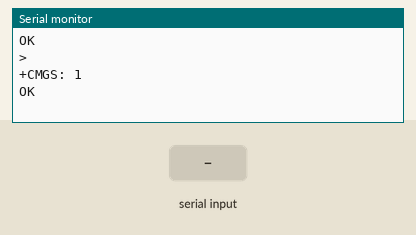
A sketch run on a simulated Arduino Uno, built with avr-gcc and run on an emulated ATmega328P. Parts: the last lines printed to the serial monitor. The test bench sets the inputs (shaded band). The modem accepts every AT command (registered, SIM ready, sends succeed) and sends nothing else.

Above: at 3.1 s.
3.2 s: "1" received over the second serial link
At 4.3 s:
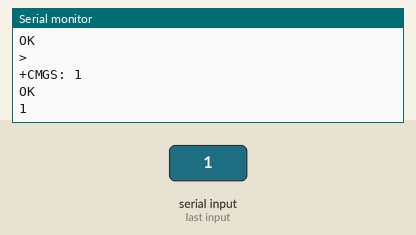
4.7 s: "0" received over the second serial link
At 5.4 s:
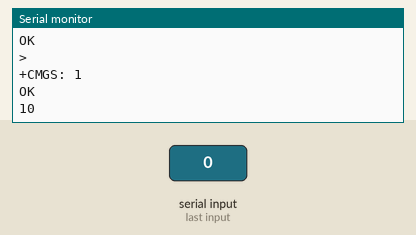

The sketch:

SMSArduino_SIM800L.ino
```cpp
//https://www.arduinoportugal.pt/enviar-sms-arduino-sim800l/
//Enviar SMS com Arduino e SIM800L
#include <SoftwareSerial.h> // Incluimos a livraria SoftwareSerial
SoftwareSerial mySerial(8, 9); // Declaramos os pinos RX(8) y TX(9) que vamos a usar

void setup(){
Serial.begin(9600);       // Iniciamos a comunicação serie
mySerial.begin(9600);     // Iniciamos uma segunda comunicação serie
delay(1000);              // Pausa de 1 segundo
EnviaSMS();               // Chamada a função que envia o SMS
}

void loop(){
if (mySerial.available()){          // Se a comunicação SoftwareSerial tem dados
  Serial.write(mySerial.read());    // Obtemo-los por comunicação serie normal
}

if (Serial.available()){            // Se a comunicação serie normal tem dados
  while(Serial.available()) {       // e enquanto tenha dados para mostrar
    mySerial.write(Serial.read());  // Obtemos pela comunicação SoftwareSerial
  }
  mySerial.println();               // Enviamos um fim de linha
}
}

// Função para o envio de um SMS
void EnviaSMS(){
 mySerial.println("AT+CMGF=1");                 // Activamos a função de envio de SMS
 delay(100);                                    // Pequena pausa
 mySerial.println("AT+CMGS=\"+351XXXXXXXXX\"");  // Definimos o número do destinatário em formato internacional
 delay(100);                                    // Pequena pausa
 mySerial.print("Olá Mundo!");                 // Definimos o corpo da mensagem
 delay(500);                                    // Pequena pausa
 mySerial.print(char(26));                      // Enviamos o equivalente a Control+Z
 delay(100);                                    // Pequena pausa
 mySerial.println("");                          // Enviamos um fim de linha
 delay(100);                                    // Pequena pausa
}
```

Measured:
- after the input at 3.2 s, the serial monitor: prints a new line at once (image 1)
- after the input at 4.7 s, the serial monitor: prints a new line at once (image 2)
